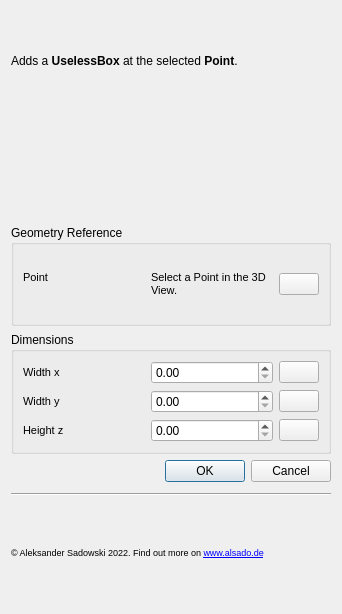
<?xml version="1.0" encoding="UTF-8"?>
<ui version="4.0">
 <class>Form</class>
 <widget class="QWidget" name="Form">
  <property name="geometry">
   <rect>
    <x>0</x>
    <y>0</y>
    <width>342</width>
    <height>614</height>
   </rect>
  </property>
  <property name="sizePolicy">
   <sizepolicy hsizetype="Fixed" vsizetype="Fixed">
    <horstretch>0</horstretch>
    <verstretch>0</verstretch>
   </sizepolicy>
  </property>
  <property name="windowTitle">
   <string>Form</string>
  </property>
  <layout class="QVBoxLayout" name="verticalLayout">
   <item>
    <widget class="QLabel" name="label_9">
     <property name="font">
      <font>
       <pointsize>9</pointsize>
      </font>
     </property>
     <property name="text">
      <string>&lt;html&gt;&lt;head/&gt;&lt;body&gt;&lt;p&gt;Adds a &lt;span style=&quot; font-weight:600;&quot;&gt;UselessBox&lt;/span&gt; at the selected &lt;span style=&quot; font-weight:600;&quot;&gt;Point&lt;/span&gt;.&lt;/p&gt;&lt;/body&gt;&lt;/html&gt;</string>
     </property>
     <property name="wordWrap">
      <bool>true</bool>
     </property>
    </widget>
   </item>
   <item>
    <widget class="QLabel" name="label">
     <property name="maximumSize">
      <size>
       <width>320</width>
       <height>240</height>
      </size>
     </property>
     <property name="text">
      <string/>
     </property>
     <property name="pixmap">
      <pixmap>placeholder-info.png</pixmap>
     </property>
     <property name="scaledContents">
      <bool>true</bool>
     </property>
     <property name="alignment">
      <set>Qt::AlignCenter</set>
     </property>
    </widget>
   </item>
   <item>
    <widget class="QGroupBox" name="groupBox">
     <property name="title">
      <string>Geometry Reference</string>
     </property>
     <layout class="QVBoxLayout" name="verticalLayout_2">
      <item>
       <layout class="QHBoxLayout" name="horizontalLayout" stretch="1,1,0">
        <item>
         <widget class="QLabel" name="label_2">
          <property name="font">
           <font>
            <pointsize>8</pointsize>
           </font>
          </property>
          <property name="text">
           <string>Point</string>
          </property>
          <property name="alignment">
           <set>Qt::AlignLeading|Qt::AlignLeft|Qt::AlignTop</set>
          </property>
         </widget>
        </item>
        <item>
         <widget class="QLabel" name="label_3">
          <property name="font">
           <font>
            <pointsize>8</pointsize>
           </font>
          </property>
          <property name="text">
           <string>&lt;html&gt;&lt;head/&gt;&lt;body&gt;&lt;p&gt;Select a Point in the 3D View.&lt;/p&gt;&lt;/body&gt;&lt;/html&gt;</string>
          </property>
          <property name="wordWrap">
           <bool>true</bool>
          </property>
         </widget>
        </item>
        <item>
         <widget class="QPushButton" name="reference_point_help_button">
          <property name="text">
           <string/>
          </property>
          <property name="icon">
           <iconset>
            <normaloff>help.png</normaloff>help.png</iconset>
          </property>
          <property name="iconSize">
           <size>
            <width>20</width>
            <height>20</height>
           </size>
          </property>
          <property name="flat">
           <bool>false</bool>
          </property>
         </widget>
        </item>
       </layout>
      </item>
     </layout>
    </widget>
   </item>
   <item>
    <widget class="QGroupBox" name="groupBox_2">
     <property name="title">
      <string>Dimensions</string>
     </property>
     <layout class="QVBoxLayout" name="verticalLayout_3">
      <item>
       <layout class="QHBoxLayout" name="horizontalLayout_2" stretch="5,5,0">
        <item>
         <widget class="QLabel" name="label_4">
          <property name="font">
           <font>
            <pointsize>8</pointsize>
           </font>
          </property>
          <property name="text">
           <string>Width x</string>
          </property>
         </widget>
        </item>
        <item>
         <widget class="QDoubleSpinBox" name="width_x_spinbox"/>
        </item>
        <item>
         <widget class="QPushButton" name="width_x_help_button">
          <property name="text">
           <string/>
          </property>
          <property name="icon">
           <iconset>
            <normaloff>help.png</normaloff>help.png</iconset>
          </property>
          <property name="iconSize">
           <size>
            <width>20</width>
            <height>20</height>
           </size>
          </property>
          <property name="autoDefault">
           <bool>false</bool>
          </property>
          <property name="flat">
           <bool>false</bool>
          </property>
         </widget>
        </item>
       </layout>
      </item>
      <item>
       <layout class="QHBoxLayout" name="horizontalLayout_3" stretch="1,1,0">
        <item>
         <widget class="QLabel" name="label_7">
          <property name="font">
           <font>
            <pointsize>8</pointsize>
           </font>
          </property>
          <property name="text">
           <string>Width y</string>
          </property>
         </widget>
        </item>
        <item>
         <widget class="QDoubleSpinBox" name="width_y_spinbox"/>
        </item>
        <item>
         <widget class="QPushButton" name="width_y_help_button">
          <property name="text">
           <string/>
          </property>
          <property name="icon">
           <iconset>
            <normaloff>help.png</normaloff>help.png</iconset>
          </property>
          <property name="iconSize">
           <size>
            <width>20</width>
            <height>20</height>
           </size>
          </property>
          <property name="flat">
           <bool>false</bool>
          </property>
         </widget>
        </item>
       </layout>
      </item>
      <item>
       <layout class="QHBoxLayout" name="horizontalLayout_4" stretch="1,1,0">
        <item>
         <widget class="QLabel" name="label_8">
          <property name="font">
           <font>
            <pointsize>8</pointsize>
           </font>
          </property>
          <property name="text">
           <string>Height z</string>
          </property>
         </widget>
        </item>
        <item>
         <widget class="QDoubleSpinBox" name="height_z_spinbox"/>
        </item>
        <item>
         <widget class="QPushButton" name="height_z_help_button">
          <property name="text">
           <string/>
          </property>
          <property name="icon">
           <iconset>
            <normaloff>help.png</normaloff>help.png</iconset>
          </property>
          <property name="iconSize">
           <size>
            <width>20</width>
            <height>20</height>
           </size>
          </property>
          <property name="flat">
           <bool>false</bool>
          </property>
         </widget>
        </item>
       </layout>
      </item>
     </layout>
    </widget>
   </item>
   <item>
    <widget class="QDialogButtonBox" name="buttonBox">
     <property name="standardButtons">
      <set>QDialogButtonBox::Cancel|QDialogButtonBox::Ok</set>
     </property>
    </widget>
   </item>
   <item>
    <spacer name="verticalSpacer">
     <property name="orientation">
      <enum>Qt::Vertical</enum>
     </property>
     <property name="sizeType">
      <enum>QSizePolicy::Fixed</enum>
     </property>
     <property name="sizeHint" stdset="0">
      <size>
       <width>20</width>
       <height>5</height>
      </size>
     </property>
    </spacer>
   </item>
   <item>
    <widget class="Line" name="line">
     <property name="orientation">
      <enum>Qt::Horizontal</enum>
     </property>
    </widget>
   </item>
   <item>
    <widget class="QLabel" name="label_6">
     <property name="font">
      <font>
       <pointsize>7</pointsize>
      </font>
     </property>
     <property name="text">
      <string>&lt;html&gt;&lt;head/&gt;&lt;body&gt;&lt;p&gt;© Aleksander Sadowski 2022.                         Find out more on &lt;a href=&quot;https://www.alsado.de&quot;&gt;&lt;span style=&quot; text-decoration: underline; color:#0000ff;&quot;&gt;www.alsado.de&lt;/span&gt;&lt;/a&gt;&lt;/p&gt;&lt;/body&gt;&lt;/html&gt;</string>
     </property>
     <property name="wordWrap">
      <bool>true</bool>
     </property>
     <property name="openExternalLinks">
      <bool>true</bool>
     </property>
    </widget>
   </item>
  </layout>
 </widget>
 <resources/>
 <connections/>
</ui>
